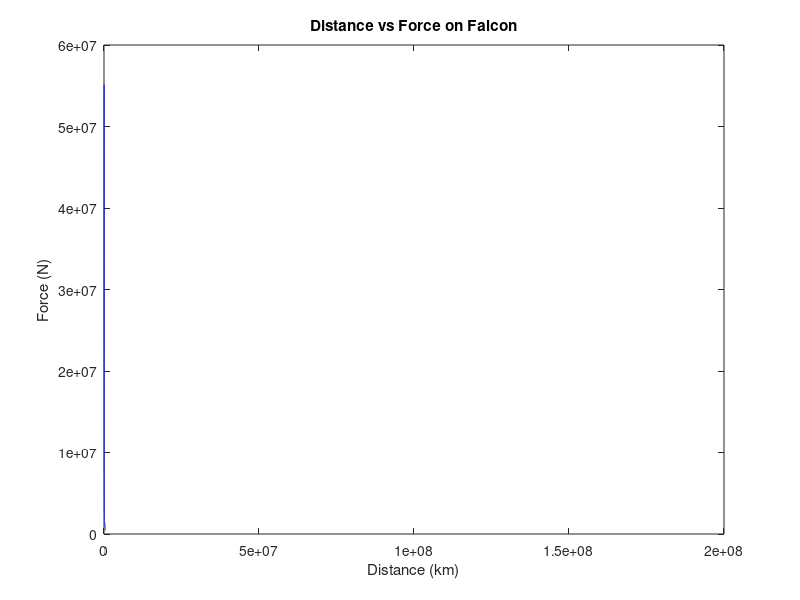

This chart was generated by the following MATLAB code:
%--------------------------------
disp('Problem 3a');

R = 5*(6.371e+06); % Planet radius
row = 5*5429; % Planet Density
r = 1.496e+11; % Distance of falcon to planet mass center
G = 6.67430e-11; % Universal gravitational constant
F = 2.5;

% Density to mass
m_planet = (row)*(4/3)*pi*(R^3);

% Mass of falcon
m_falcon = (F*(r^2))/(G*m_planet); % kg
m_falcon_mtons = m_falcon / 1e3; % metric tons
m_falcon_tons = m_falcon_mtons*1.10231; % tons
fprintf('Mass of Millennium Falcon: %.2f metric tons \n', m_falcon_mtons);
fprintf('Mass of Millennium Falcon: %.2f tons \n', m_falcon_tons);

%---------------------------------
disp('Problem 3b');

g = 9.807; % m/(s^2)
a = 0.1*g;

dist = sqrt((G*m_planet)/a); % Meters
dist_km = dist/1000; % km

fprintf('Distance of Millennium Falcon from center of planet: %.2f km \n', dist_km);

%--------------------------------
disp('Problem 3c');

num_points = 1e6; % Number of points to plot
distance = linspace(r, R, num_points); % Meters
distance_km = distance / 1000; % km
force = (G * m_planet * m_falcon) ./ (distance .^ 2); % Newtons

figure(1);
plot(distance_km, force, 'b');
xlabel('Distance (km)');
ylabel('Force (N)');
title('Distance vs Force on Falcon');